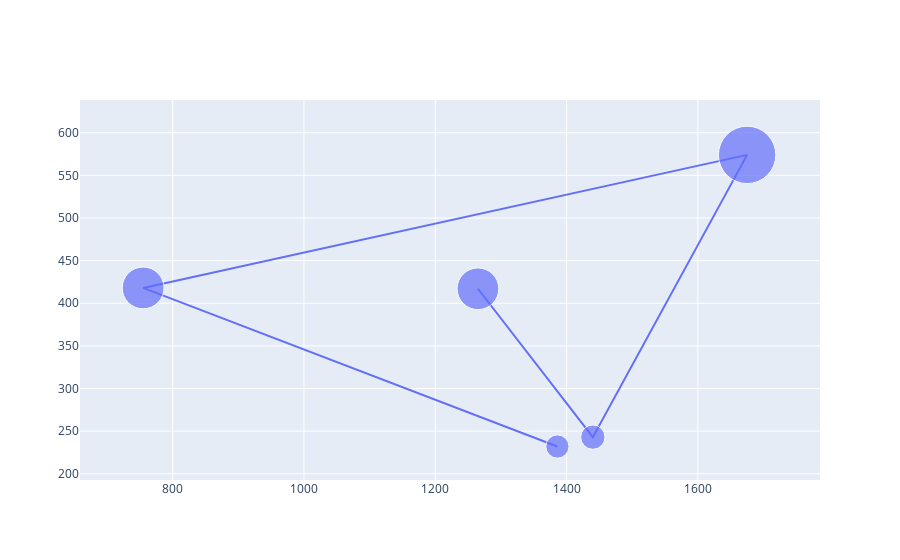

Notebook code for this chart:
### Code cell
#question 5
np.random.seed(25)
data = {
    'Country': ['USA', 'Canada', 'UK',
'Germany', 'France'],
    'Population':
np.random.randint(100, 1000, 5),
    'GDP': np.random.randint(500, 2000,
5)
}
df = pd.DataFrame(data)

fig=go.Figure()
fig.add_trace(go.Scatter(x=df.GDP,y=df.Population,marker_size=0.1*df['Population']))

### Figure 1 — Plotly figure (JSON) as saved in the notebook; plotly's stock layout.template omitted (floating-point values rounded to 4 significant figures)
{"data": [{"marker": {"size": [23.2, 41.8, 57.4, 24.3, 41.7]}, "type": "scatter", "x": [1386, 755, 1675, 1440, 1265], "y": [232, 418, 574, 243, 417]}], "layout": {"autosize": true, "xaxis": {"autorange": true, "range": [669.3, 1772.0], "showspikes": false, "type": "linear"}, "yaxis": {"autorange": true, "range": [160, 711.5], "showspikes": false, "type": "linear"}}}
